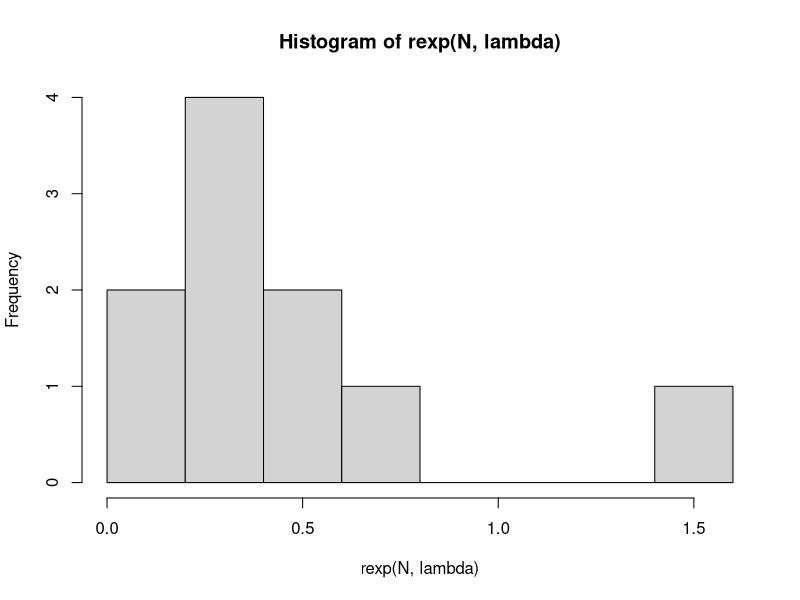
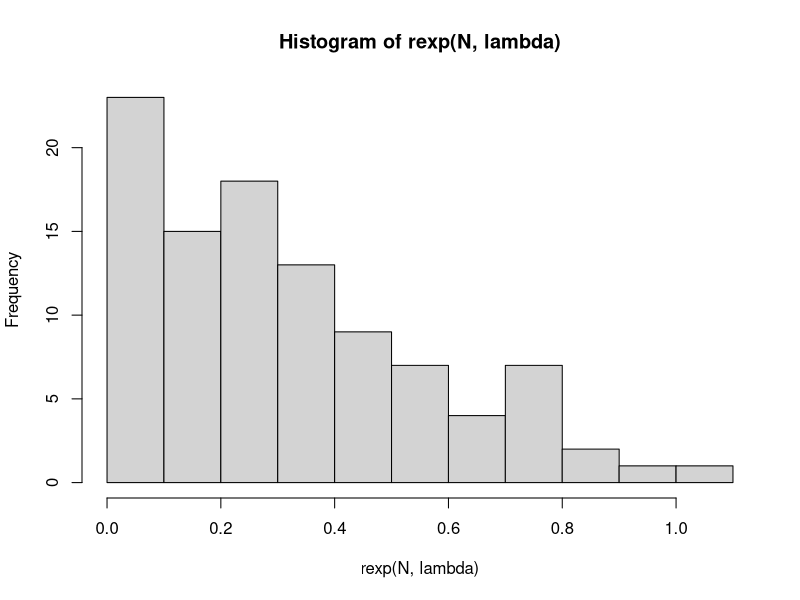
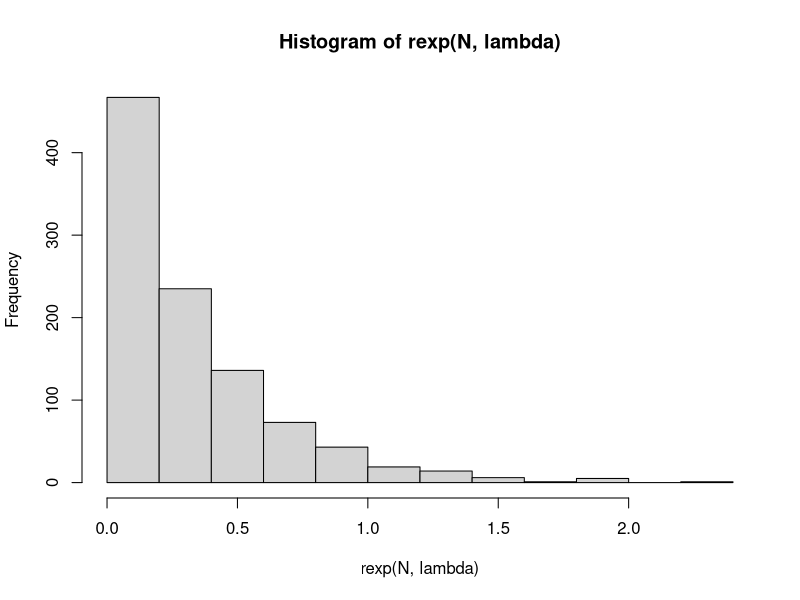
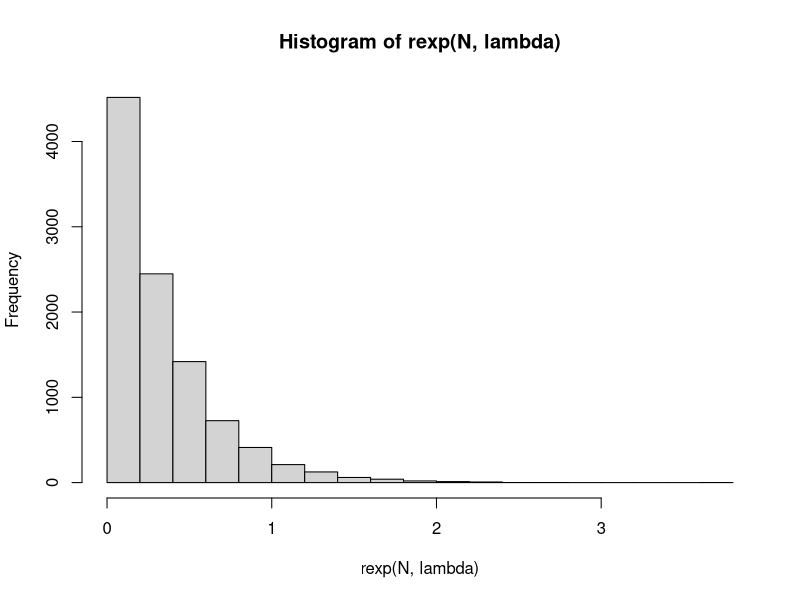

These charts were generated, in order, by the following R code:
lambda <- 3

# a
 expo <- function (lambda, x){
  if (lambda > 0) {
    return((1/lambda) * exp(x/lambda*-1))
  }
   return (0)
 }

# b
set.seed(1)
N <- 10
rexp(N, lambda)
hist(rexp(N, lambda))

N <- 100
rexp(N, lambda)
hist(rexp(N, lambda))

N <- 1000
rexp(N, lambda)
hist(rexp(N, lambda))

N <- 10000
rexp(N, lambda)
hist(rexp(N, lambda))

# c
rataan <- lambda
varians <- lambda^2
